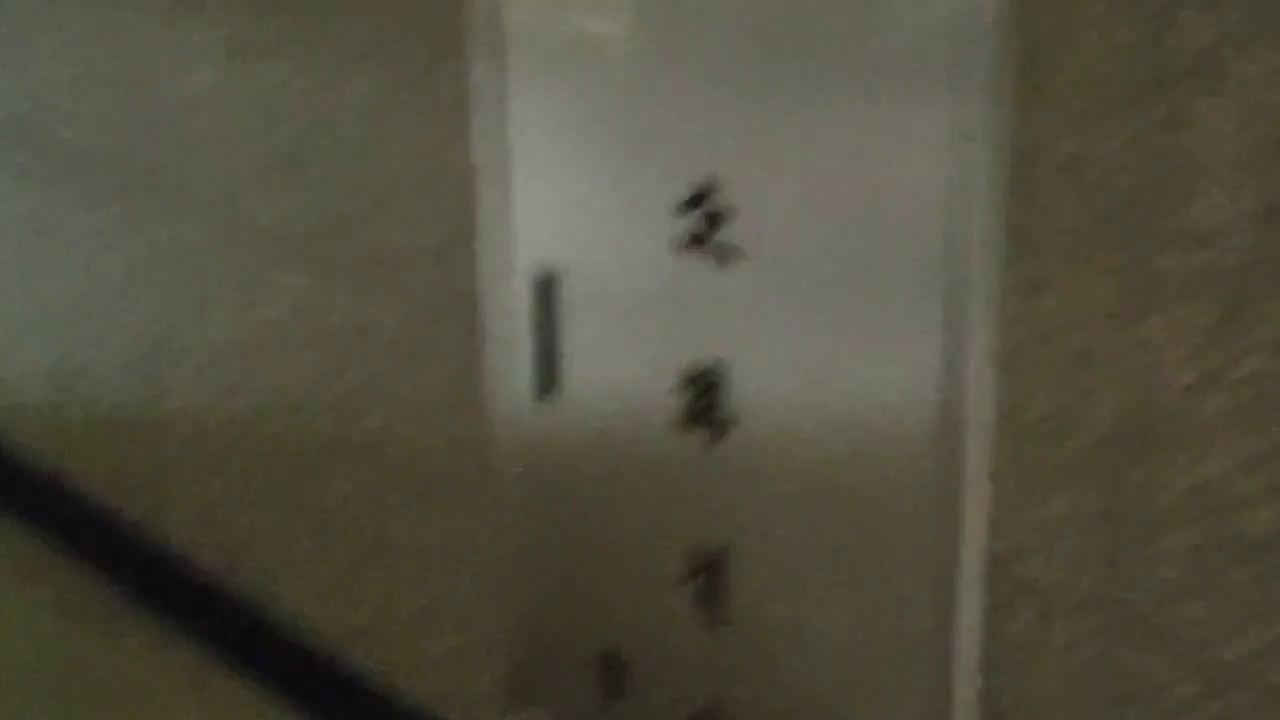
#> input picture frame 11 of image stitching/route video.mp4, 1280 x 720 px
$ python route_video_preprocessing.py
#> lines starting #> are read from the running program, lines starting #| are printed output that depends on the picture; after the words box and inside, x2 and y2 are one past the last pixel; in counts of white or black regions, pixels touching at a corner belong together
import os
import numpy as np
import cv2 as cv

FLANN_INDEX_LSH = 6


def anorm2(a):
    return (a * a).sum(-1)


def anorm(a):
    return np.sqrt(anorm2(a))


def matchKeypoints(keyPoints1, keyPoints2, descriptors1, descriptors2):
    flann_params = dict(algorithm=FLANN_INDEX_LSH,
                        table_number=6,  # 12
                        key_size=12,  # 20
                        multi_probe_level=1)  # 2

    matcher = cv.FlannBasedMatcher(flann_params, {})  # bug: need to pass empty dict (#1329)
    raw_matches = matcher.knnMatch(descriptors1, descriptors2, k=2)  # 2

    matches = []
    for m in raw_matches:
        if len(m) == 2 and m[0].distance < m[1].distance * 0.79:
            matches.append((m[0].trainIdx, m[0].queryIdx))

    if len(matches) >= 4:
        keyPoints1 = np.float32([keyPoints1[i] for (_, i) in matches])
        keyPoints2 = np.float32([keyPoints2[i] for (i, _) in matches])

        H, status = cv.findHomography(keyPoints1, keyPoints2, cv.RANSAC, 4.0)

        print('%d / %d  inliers/matched' % (np.sum(status), len(status)))
    else:
        H, status = None, None
        print('%d matches found, not enough for homography estimation' % len(matches))

    return matches, H, status


def drawMatches(image1, image2, keyPoints1, keyPoints2, matches, status):
    h1, w1 = image1.shape[:2]
    h2, w2 = image2.shape[:2]

    img_matching_result = np.zeros((max(h1, h2), w1 + w2, 3), dtype="uint8")

    img_matching_result[0:h2, 0:w2] = image2
    img_matching_result[0:h1, w2:] = image1

    for ((trainIdx, queryIdx), s) in zip(matches, status):
        if s == 1:
            keyPoint2 = (int(keyPoints2[trainIdx][0]), int(keyPoints2[trainIdx][1]))
            keyPoint1 = (int(keyPoints1[queryIdx][0]) + w2, int(keyPoints1[queryIdx][1]))
            cv.line(img_matching_result, keyPoint1, keyPoint2, (0, 255, 0), 1)

    return img_matching_result

# 촬영 이미지가 작아 특징점 포착 못하는 문제 발생, 포착 가능할때까지 프레임 건너 뛰기 적용했지만 특징점 포착 실패

def video_stitching():
    global image_list_route
    image_list_route = []

    # 비디오 파일 열기
    cap = cv.VideoCapture(r'C:\Users\jangj\PycharmProjects\pythonProject1\image stitching\route video.mp4')

    # 첫 번째 프레임 읽기
    ret, prev_frame = cap.read()
#> prev_frame is the input picture: shape (720, 1280, 3); mean B, G, R 63.2, 78.8, 82.2
    prev_gray = cv.cvtColor(prev_frame, cv.COLOR_BGR2GRAY)

    # 결과 이미지 초기화
    result = prev_frame

    # 이미지 처리에 사용할 블록 크기 정의
    block_size = 500  # 예시로 500x500 크기의 블록 사용

    while True:
        # 다음 프레임 읽기
        ret, current_frame = cap.read()
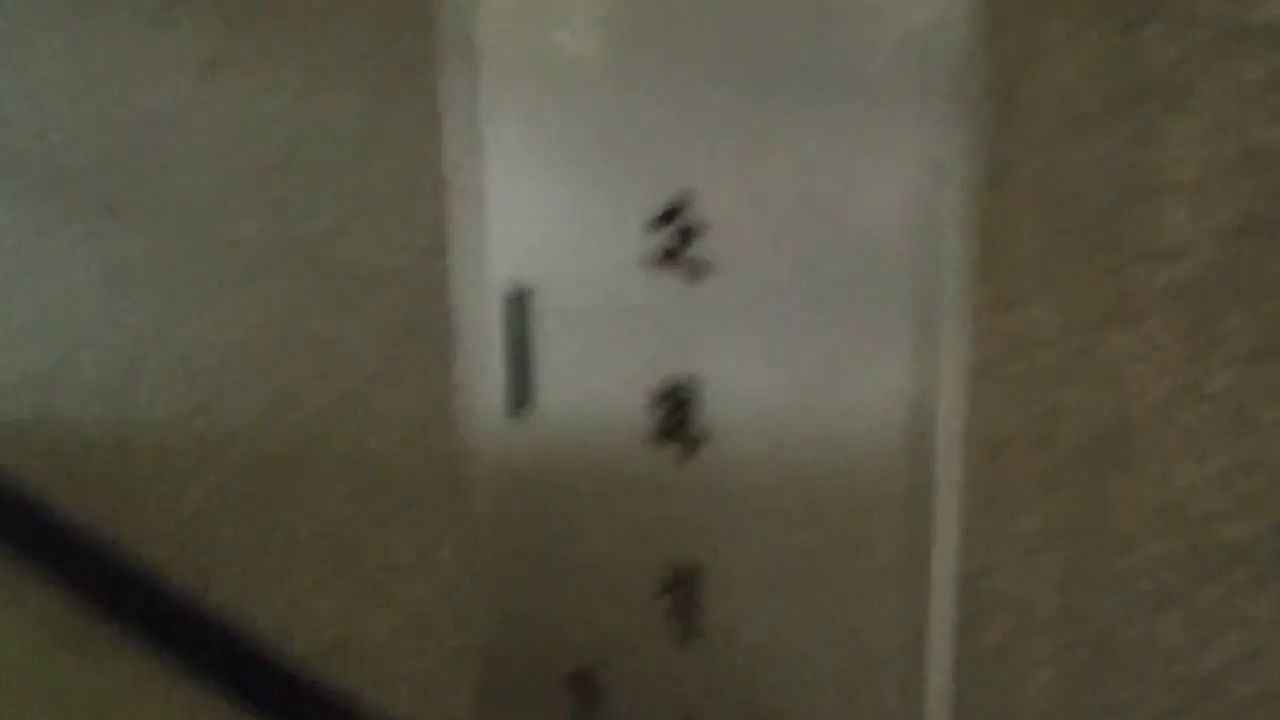
#> input picture frame 12 of image stitching/route video.mp4, 1280 x 720 px
#> current_frame is the input picture: shape (720, 1280, 3); mean B, G, R 65.2, 81.1, 84.8

        # 비디오의 끝에 도달하면 종료
        if not ret:
            break

        # 현재 프레임을 그레이스케일로 변환
        current_gray = cv.cvtColor(current_frame, cv.COLOR_BGR2GRAY)
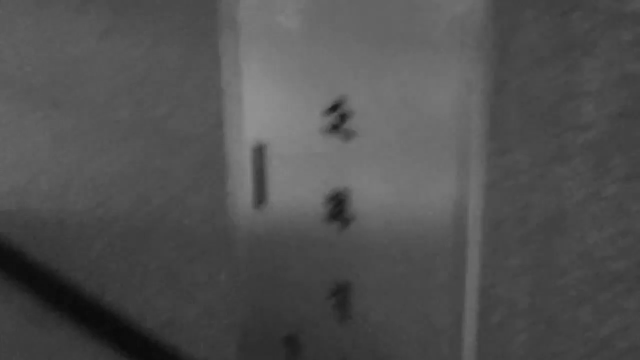
#> current_gray: shape (720, 1280) (shown at 1/2 size); min 10, max 145, mean 80.3

        # BRISK 디텍터로 키포인트 및 디스크립터 추출
        detector = cv.BRISK_create()
        keyPoints1, descriptors1 = detector.detectAndCompute(prev_gray, None)
#> keyPoints1 = 9 keypoints; (x, y, size): (692, 204, 72), (693, 242, 72), (547, 280, 72), (702, 194, 72), (715, 219, 72), (543, 391, 72), (544, 391, 72), (689, 420, 72), (707, 375, 72)
        keyPoints2, descriptors2 = detector.detectAndCompute(current_gray, None)
#> keyPoints2 = 8 keypoints; (x, y, size): (663, 218, 72), (519, 296, 72), (666, 256, 72), (688, 233, 60.6), (688, 234, 72), (675, 394, 72), (662, 434, 72), (518, 406, 72)

        # 키포인트 좌표를 부동소수점 형식으로 변환
        keyPoints1 = np.float32([keypoint.pt for keypoint in keyPoints1])
#> keyPoints1 = [[702.1, 193.8], [692.5, 203.7], [715.3, 219.1], [692.8, 241.5], [547.2, 280.2], [707.1, 375.5], [543.5, 390.8], [543.1, 390.6], [688.6, 419.7]]
        keyPoints2 = np.float32([keypoint.pt for keypoint in keyPoints2])
#> keyPoints2 = [[687.8, 233.1], [663.3, 218.3], [688.1, 233.8], [665.8, 255.7], [518.8, 295.9], [675.4, 394.2], [517.6, 405.7], [662.2, 433.9]]

        # 키포인트 매칭 및 호모그래피 추정
        matches, H, status = matchKeypoints(keyPoints1, keyPoints2, descriptors1, descriptors2)
#> in matchKeypoints, `raw_matches = matcher.knnMatch(descriptors1, descriptors2, k=2)`: raw_matches = 9 matches
#> the loop in matchKeypoints, `for m in raw_matches:` made 9 passes
#> m on passes 1 to 8: 2 matches, 2 matches, (), 1 matches, 2 matches, 2 matches, 2 matches, 2 matches
#> after the loop in matchKeypoints, `for m in raw_matches:`: matches = [(1, 0), (1, 1), (4, 4), (5, 5), (6, 6), (6, 7), (7, 8)]
#> in matchKeypoints, `keyPoints1 = np.float32([keyPoints1[i] for (_, i) in matches])`: keyPoints1 = [[702.1, 193.8], [692.5, 203.7], [547.2, 280.2], [707.1, 375.5], [543.5, 390.8], [543.1, 390.6], [688.6, 419.7]]
#> in matchKeypoints, `keyPoints2 = np.float32([keyPoints2[i] for (i, _) in matches])`: keyPoints2 = [[663.3, 218.3], [663.3, 218.3], [518.8, 295.9], [675.4, 394.2], [517.6, 405.7], [517.6, 405.7], [662.2, 433.9]]
#> in matchKeypoints, `H, status = cv.findHomography(keyPoints1, keyPoints2, cv.RANSAC, 4.0)`: H = [[1.01, 0.0659, -45.03], [-0.00565, 1.04, 11.9], [-7.97e-06, 7.94e-05, 1]]; status = [0, 1, 1, 0, 1, 1, 1]
#| 5 / 7  inliers/matched
#> status = [0, 1, 1, 0, 1, 1, 1]

        # matches, H, status가 None이 아닌 경우에만 drawMatches 함수 호출
        if matches is not None and H is not None and status is not None:
            # 매칭 결과 이미지 생성
            img_matching_result = drawMatches(prev_frame, current_frame, keyPoints1, keyPoints2, matches, status)
#> in drawMatches, `img_matching_result[0:h1, w2:] = image1`:
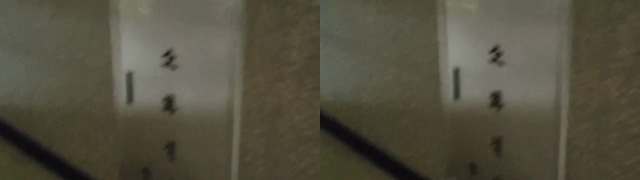
#> img_matching_result: shape (720, 2560, 3) (shown at 1/4 size); mean B, G, R 64.2, 80, 83.5
#> the loop in drawMatches, `for ((trainIdx, queryIdx), s) in zip(matches, status):` made 7 passes
#> (trainIdx, queryIdx, s, keyPoint2, keyPoint1) on passes 2, 3, 5, 6, 7: (1, 1, [1], (663, 218), (1972, 203)), (4, 4, [1], (518, 295), (1827, 280)), (6, 6, [1], (517, 405), (1823, 390)), (6, 7, [1], (517, 405), (1823, 390)), (7, 8, [1], (662, 433), (1968, 419))
#> after the loop in drawMatches, `for ((trainIdx, queryIdx), s) in zip(matches, status):`:
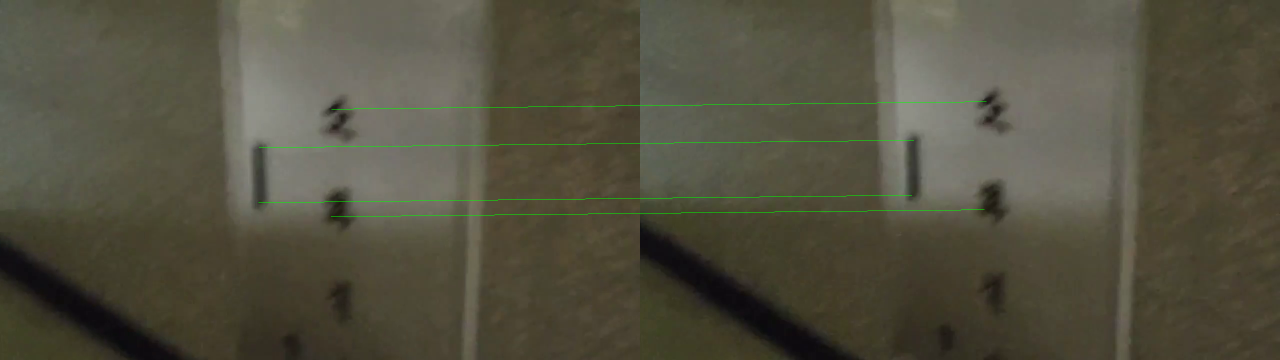
#> img_matching_result: shape (720, 2560, 3) (shown at 1/2 size); 0.28% of pixels changed, all inside (x1, y1, x2, y2) = (517, 203, 1973, 434)

            # matches가 부족한 경우 프레임 건너뛰기
            if len(matches) < 4:
                print('Not enough matches, skipping frame')
                continue

            try:
                # 이미지 스티칭
                result = cv.warpPerspective(result, H, (result.shape[1] + current_frame.shape[1], result.shape[0]))
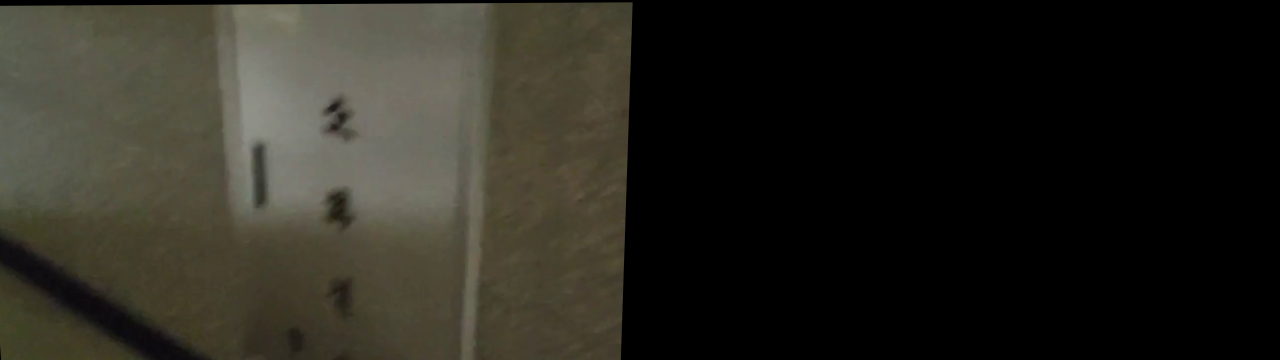
#> result: shape (720, 2560, 3) (shown at 1/2 size); mean B, G, R 30.9, 38.5, 40.1

                # 현재 프레임 일부를 처리하고 이미지에 추가
                for x in range(0, current_frame.shape[1], block_size):
                    for y in range(0, current_frame.shape[0], block_size):
                        # 현재 프레임의 남은 부분 크기 계산
                        block_width = min(block_size, current_frame.shape[1] - x)
                        block_height = min(block_size, current_frame.shape[0] - y)

                        block = current_frame[y:y + block_height, x:x + block_width]
                        result[y:y + block_height, x:x + block_width] = block

            except cv.error as e:
                # 이미지 크기 제한 초과 시 오류 처리
                print(f"Error: {e}")
                print("Saving current result and restarting stitching.")

                # 이미지 파일의 이름 기록
                image_name = f'preprocessing(route){cap.get(cv.CAP_PROP_POS_FRAMES)}.png'
                image_list_route.append(image_name)

                # 현재 결과 이미지 저장
                cv.imwrite(image_name, result)

                # 결과 이미지 초기화
                result = current_frame

        # 현재 프레임을 이전 프레임으로 설정
        prev_frame = current_frame
        prev_gray = current_gray

        # 결과 이미지 표시
        cv.imshow('result', result)
        cv.imshow('matching result', img_matching_result)

        # 종료 키 (예: ESC 키) 입력을 기다림
        if cv.waitKey(30) & 0xFF == 27:
#> (key Esc is pressed here)
            break

    # 비디오 파일 닫기
    cap.release()
    cv.destroyAllWindows()

    # 이미지 파일 이름 기록
    with open('image_list(route).txt', 'w') as file:
        for item in image_list_route:
            file.write("%s\n" % item)


if __name__ == '__main__':
    video_stitching()

$ run again, starting later in the video
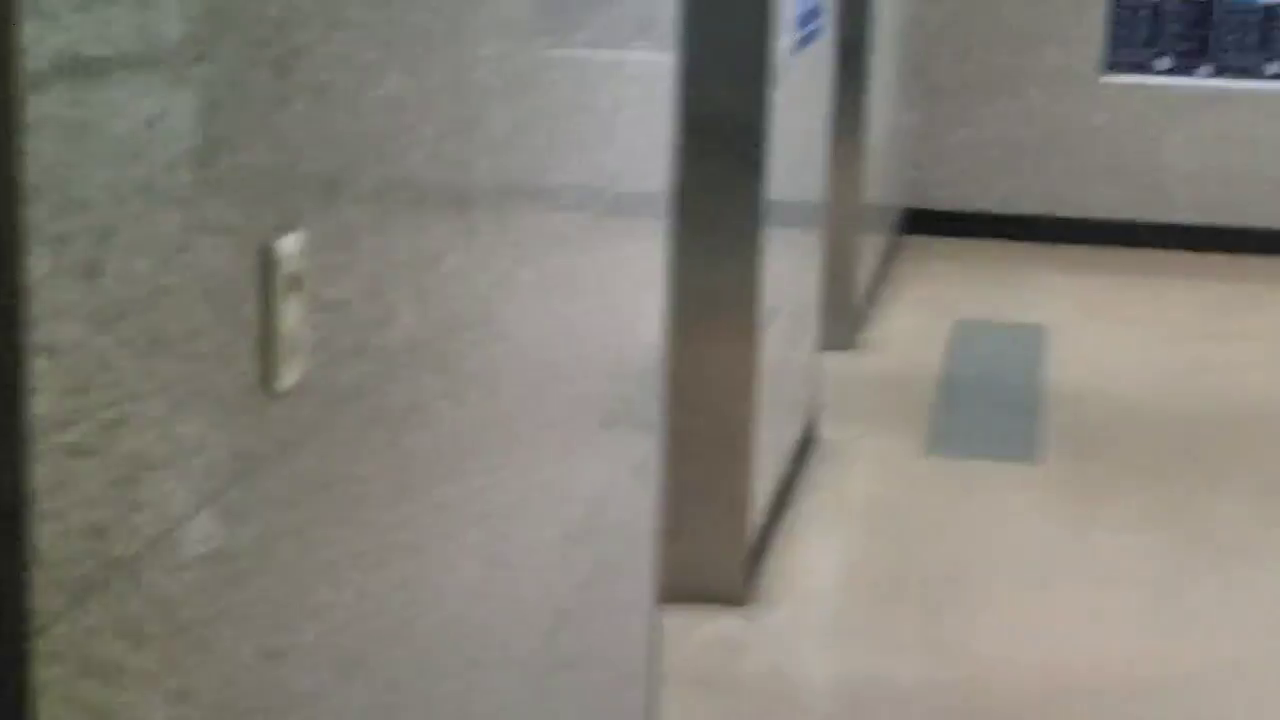
#> input picture frame 51 of image stitching/route video.mp4, 1280 x 720 px
#> in video_stitching, prev_frame is the input picture: shape (720, 1280, 3); mean B, G, R 119.7, 127.9, 131.3
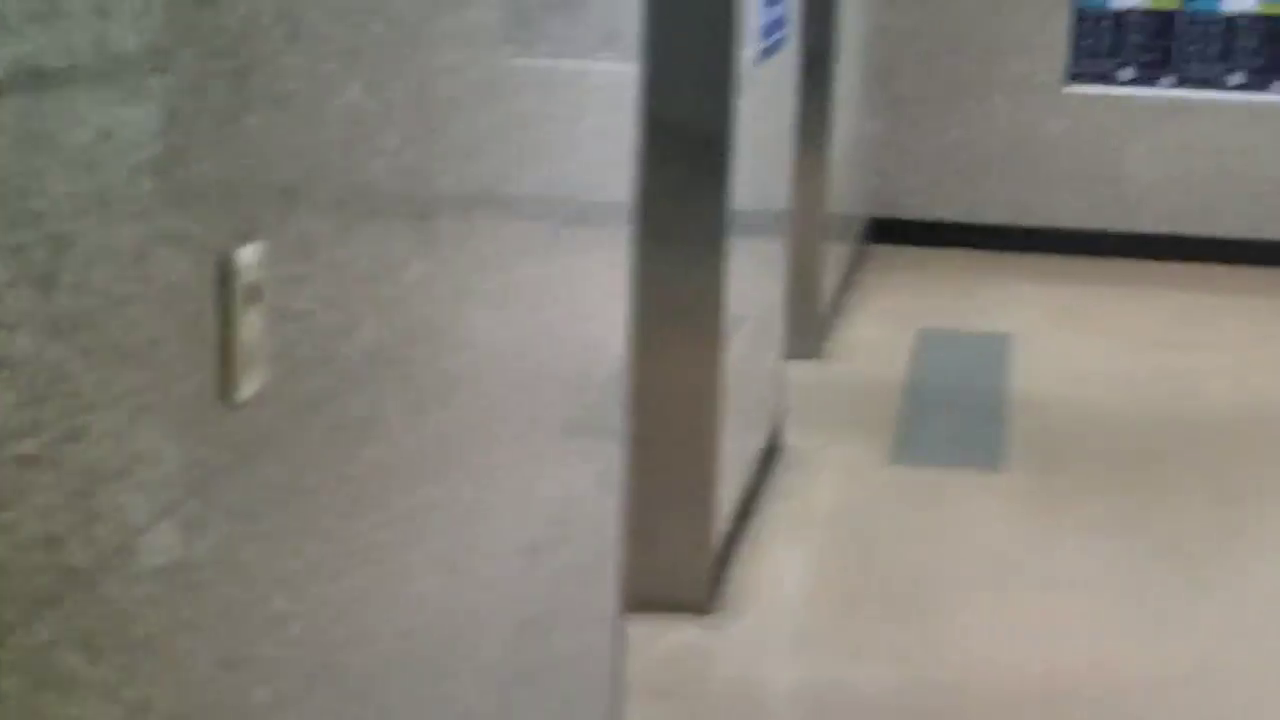
#> input picture frame 52 of image stitching/route video.mp4, 1280 x 720 px
#> in video_stitching, current_frame is the input picture: shape (720, 1280, 3); mean B, G, R 119.9, 128, 131.4
#> in video_stitching, `keyPoints1, descriptors1 = detector.detectAndCompute(prev_gray, None)`: keyPoints1 = 12 keypoints; strongest (x, y, size): (285, 243, 72), (1189, 73, 45.5), (906, 228, 72), (908, 214, 72)
#> in video_stitching, `keyPoints2, descriptors2 = detector.detectAndCompute(current_gray, None)`: keyPoints2 = 21 keypoints; strongest (x, y, size): (1129, 70, 36), (244, 253, 72), (872, 234, 72), (254, 248, 72)
#> in video_stitching, `keyPoints1 = np.float32([keypoint.pt for keypoint in keyPoints1])`: keyPoints1 = [[1102.5, 79.03], [1189, 73.41], [1105, 78.87], [911.7, 211.8], [908.5, 213.5], [905.9, 227.8], [285.1, 243.2], [824.2, 344.5], [284.5, 378.6], [800.5, 440.5], [663.4, 598.6], [742.4, 601.7]]
#> in video_stitching, `keyPoints2 = np.float32([keypoint.pt for keypoint in keyPoints2])`: keyPoints2 = 21 rows, first 8: [1228, 83.57], [1062.5, 90.18], [1129, 70], [1072.2, 77.25], [1230, 81.65], [1151.5, 83.66], [1065.6, 89.13], [1176.6, 82]
#> raw_matches = 12 matches
#> the loop in matchKeypoints, `for m in raw_matches:` made 12 passes
#> after the loop in matchKeypoints, `for m in raw_matches:`: matches = [(6, 0), (8, 1), (10, 2), (13, 3), (13, 4), (14, 5), (15, 6), (16, 7), (12, 8), (18, 9), (19, 10), (20, 11)]
#> in matchKeypoints, `keyPoints2 = np.float32([keyPoints2[i] for (i, _) in matches])`: keyPoints2 = [[1065.6, 89.13], [1151.8, 81.65], [1070.3, 89.24], [874, 221.2], [874, 221.2], [871.5, 234.2], [243.8, 252.8], [789.9, 354.1], [244.9, 391.2], [769.7, 452.5], [628, 607.1], [704.5, 609.9]]
#> in matchKeypoints, `H, status = cv.findHomography(keyPoints1, keyPoints2, cv.RANSAC, 4.0)`: H = [[1.03, -0.00311, -45.24], [-0.000115, 1.01, 10.25], [2e-05, 3.09e-06, 1]]; status = [1, 1, 1, 1, 1, 1, 1, 1, 1, 0, 1, 1]
#| 11 / 12  inliers/matched
#> the loop in drawMatches, `for ((trainIdx, queryIdx), s) in zip(matches, status):` made 12 passes
#> (trainIdx, s, keyPoint2, keyPoint1) on passes 1 to 8: (6, [1], (1065, 89), (2382, 79)), (8, [1], (1151, 81), (2469, 73)), (10, [1], (1070, 89), (2385, 78)), (13, [1], (874, 221), (2191, 211)), (13, [1], (874, 221), (2188, 213)), (14, [1], (871, 234), (2185, 227)), (15, [1], (243, 252), (1565, 243)), (16, [1], (789, 354), (2104, 344))
#> in video_stitching, `result = cv.warpPerspective(result, H, (result.shape[1] + current_fram..`:
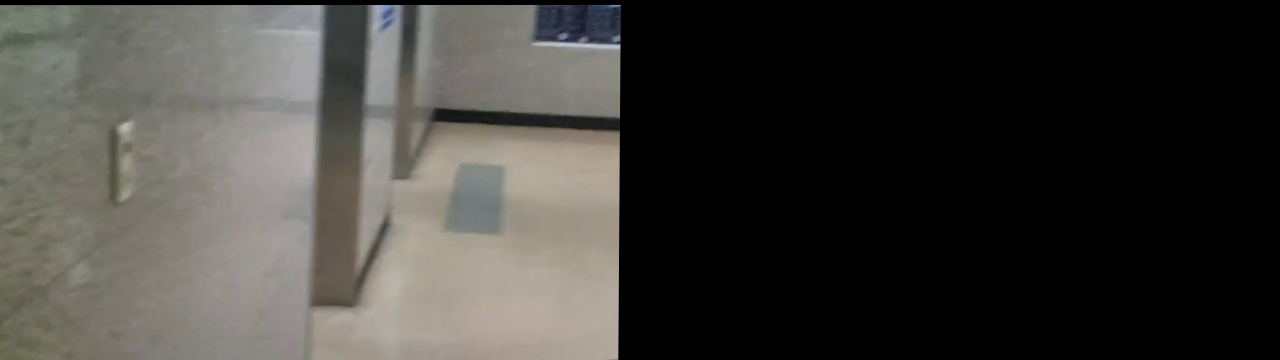
#> result: shape (720, 2560, 3) (shown at 1/2 size); mean B, G, R 58.2, 62, 63.7
